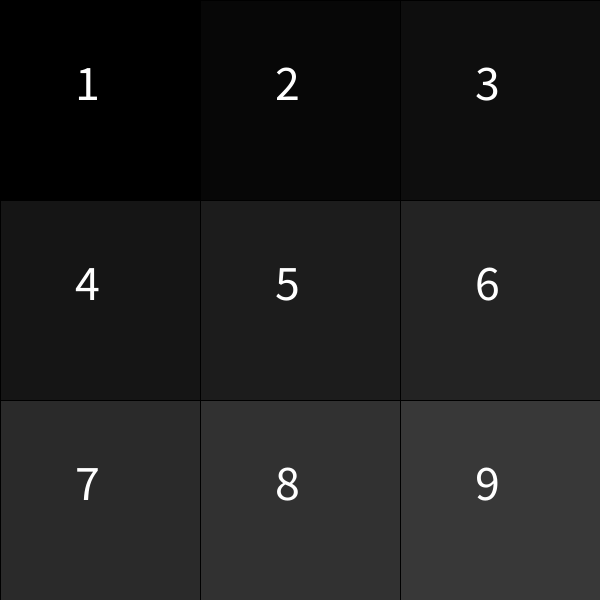
Frame 1 (no input)
Frame 60 (the mouse pressed at the canvas centre just before this capture): identical to frame 1, image omitted
Frame 120 (the mouse held since frame 60 and released just before this capture): identical to frame 1, image omitted

The Processing sketch that drew this single still picture (run headless with seeded random() and noise(); from frame 60 on, the mouse is pressed at the canvas centre):

// Processing sketch: Lab3
// ── Lab3.pde
color r1fill = color(0, 0, 0);
color r2fill = 10;
color r3fill = 20;
color r4fill = 30;
color r5fill = 40;
color r6fill = 50;
color r7fill = 60;
color r8fill = 70;
color r9fill = 80;

void setup()
{
   size(600, 600);
   rectMode(CORNER);
   colorMode(HSB, 360, 100, 100);
}

void draw()
{
//Rect1
  fill(r1fill);
  rect(0, 0, 200, 200);
  textSize(50);
  fill(0, 0, 100);
  text("1", 75, 100);
//Rect2
  fill(r2fill);
  rect(200, 0, 200, 200);
  textSize(50);
  fill(0, 0, 100);
  text("2", 275, 100);
//Rect3
  fill(r3fill);
  rect(400, 0, 200, 200);
  textSize(50);
  fill(0, 0, 100);
  text("3", 475, 100);
//Rect4
  fill(r4fill);
  rect(0, 200, 200, 200);
  textSize(50);
  fill(0, 0, 100);
  text("4", 75, 300);
//Rect5
  fill(r5fill);
  rect(200, 200, 200, 200);
  textSize(50);
  fill(0, 0, 100);
  text("5", 275, 300);
//Rect6
  fill(r6fill);
  rect(400, 200, 200, 200);
  textSize(50);
  fill(0, 0, 100);
  text("6", 475, 300);
//Rect7
  fill(r7fill);
  rect(0, 400, 200, 200);
  textSize(50);
  fill(0, 0, 100);
  text("7", 75, 500);
//Rect8
  fill(r8fill);
  rect(200, 400, 200, 200);
  textSize(50);
  fill(0, 0, 100);
  text("8", 275, 500);
//Rect9
  fill(r9fill);
  rect(400, 400, 200, 200);
  textSize(50);
  fill(0, 0, 100);
  text("9", 475, 500);
}

void keyPressed()
{
  if(key == '1')
  {
    r1fill = color(random(0, 360), 100, 100);
  }
  if(key == '2')
  {
    r2fill = color(random(0, 360), 100, 100);
  }
  if(key == '3')
  {
    r3fill = color(random(0, 360), 100, 100);
  }
  if(key == '4')
  {
    r4fill = color(random(0, 360), 100, 100);
  }
  if(key == '5')
  {
    r5fill = color(random(0, 360), 100, 100);
  }
  if(key == '6')
  {
    r6fill = color(random(0, 360), 100, 100);
  }
  if(key == '7')
  {
    r7fill = color(random(0, 360), 100, 100);
  }
  if(key == '8')
  {
    r8fill = color(random(0, 360), 100, 100);
  }
  if(key == '9')
  {
    r9fill = color(random(0, 360), 100, 100);
  }
}

void mouseClicked()
{
  if(mouseX >= 0 && mouseX <= 200 && mouseY >= 0 && mouseY <= 200)
  {
    r1fill = color(random(0, 360), 100, 100);
  }
  if(mouseX >= 200 && mouseX <= 400 && mouseY >= 0 && mouseY <= 200)
  {
    r2fill = color(random(0, 360), 100, 100);
  }
  if(mouseX >= 400 && mouseX <= 600 && mouseY >= 0 && mouseY <= 200)
  {
    r3fill = color(random(0, 360), 100, 100);
  }if(mouseX >= 0 && mouseX <= 200 && mouseY >= 200 && mouseY <= 400)
  {
    r4fill = color(random(0, 360), 100, 100);
  }
  if(mouseX >= 200 && mouseX <= 400 && mouseY >= 200 && mouseY <= 400)
  {
    r5fill = color(random(0, 360), 100, 100);
  }if(mouseX >= 400 && mouseX <= 600 && mouseY >= 200 && mouseY <= 400)
  {
    r6fill = color(random(0, 360), 100, 100);
  }
  if(mouseX >= 0 && mouseX <= 200 && mouseY >= 400 && mouseY <= 600)
  {
    r7fill = color(random(0, 360), 100, 100);
  }
  if(mouseX >= 200 && mouseX <= 400 && mouseY >= 400 && mouseY <= 600)
  {
    r8fill = color(random(0, 360), 100, 100);
  }
  if(mouseX >= 400 && mouseX <= 600 && mouseY >= 400 && mouseY <= 600)
  {
    r9fill = color(random(0, 360), 100, 100);
  }
}
